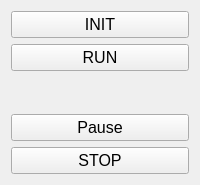
            <widget class="QWidget" name="ActionButtonsPage">
             <layout class="QVBoxLayout" name="verticalLayout_12">
              <item>
               <widget class="QPushButton" name="INITButton">
                <property name="sizePolicy">
                 <sizepolicy hsizetype="Minimum" vsizetype="Preferred">
                  <horstretch>0</horstretch>
                  <verstretch>0</verstretch>
                 </sizepolicy>
                </property>
                <property name="font">
                 <font>
                  <pointsize>12</pointsize>
                 </font>
                </property>
                <property name="styleSheet">
                 <string notr="true"/>
                </property>
                <property name="text">
                 <string>INIT</string>
                </property>
               </widget>
              </item>
              <item>
               <widget class="QPushButton" name="RunButton">
                <property name="sizePolicy">
                 <sizepolicy hsizetype="Minimum" vsizetype="Preferred">
                  <horstretch>0</horstretch>
                  <verstretch>0</verstretch>
                 </sizepolicy>
                </property>
                <property name="font">
                 <font>
                  <pointsize>12</pointsize>
                 </font>
                </property>
                <property name="styleSheet">
                 <string notr="true"/>
                </property>
                <property name="text">
                 <string>RUN</string>
                </property>
               </widget>
              </item>
              <item>
               <layout class="QVBoxLayout" name="verticalLayoutAutoPauseAndStop">
                <property name="spacing">
                 <number>6</number>
                </property>
                <property name="topMargin">
                 <number>37</number>
                </property>
                <item>
                 <widget class="QPushButton" name="AutoPauseButton">
                  <property name="sizePolicy">
                   <sizepolicy hsizetype="Minimum" vsizetype="Preferred">
                    <horstretch>0</horstretch>
                    <verstretch>0</verstretch>
                   </sizepolicy>
                  </property>
                  <property name="font">
                   <font>
                    <pointsize>12</pointsize>
                   </font>
                  </property>
                  <property name="styleSheet">
                   <string notr="true"/>
                  </property>
                  <property name="text">
                   <string>Pause</string>
                  </property>
                  <property name="checkable">
                   <bool>true</bool>
                  </property>
                 </widget>
                </item>
                <item>
                 <widget class="QPushButton" name="AutoStopButton">
                  <property name="sizePolicy">
                   <sizepolicy hsizetype="Minimum" vsizetype="Preferred">
                    <horstretch>0</horstretch>
                    <verstretch>0</verstretch>
                   </sizepolicy>
                  </property>
                  <property name="font">
                   <font>
                    <pointsize>12</pointsize>
                   </font>
                  </property>
                  <property name="styleSheet">
                   <string notr="true"/>
                  </property>
                  <property name="text">
                   <string>STOP</string>
                  </property>
                  <property name="checkable">
                   <bool>false</bool>
                  </property>
                 </widget>
                </item>
               </layout>
              </item>
             </layout>
            </widget>
